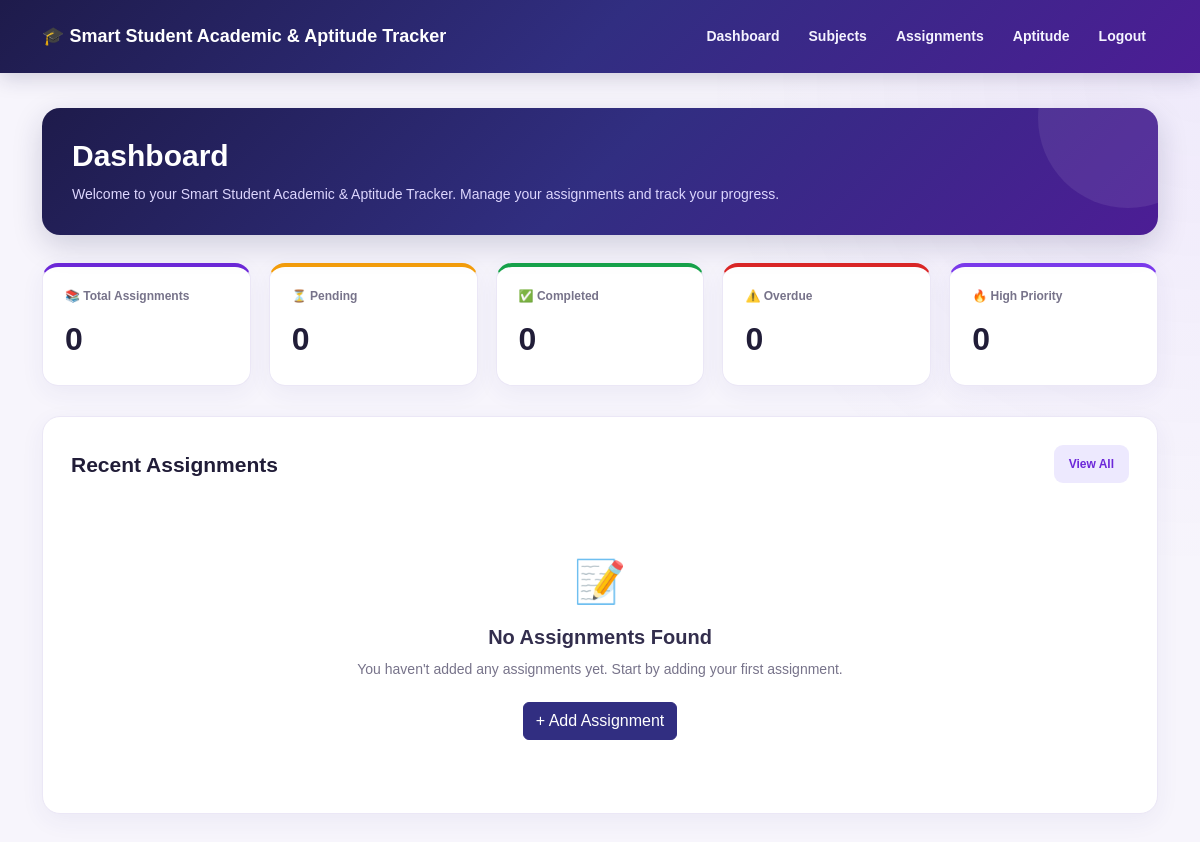
/api/dashboard/ (signed in), run on an earlier commit of the app's database.
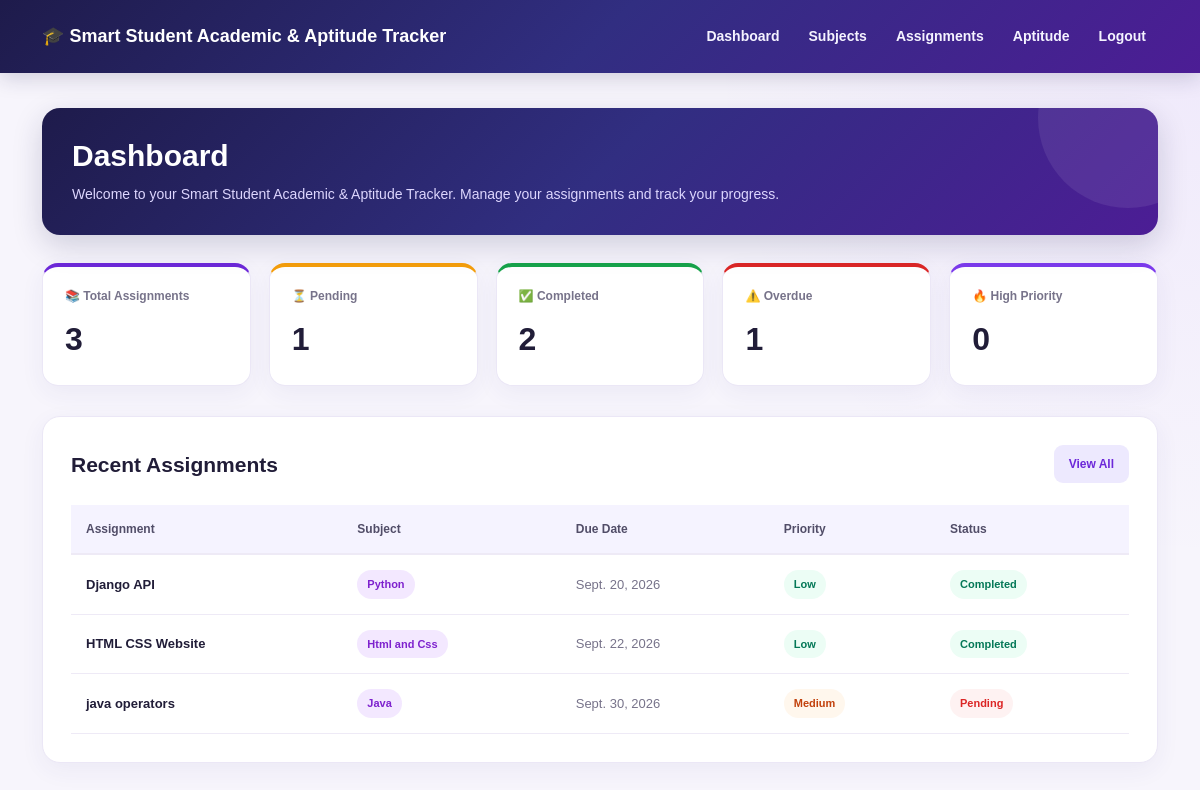
And on a later commit of the database.
### myapp/models.py (models this page shows, shortened)
class Assignment(models.Model):
    user = models.ForeignKey(
        User,
        on_delete=models.CASCADE,null=True,blank=True)
    subject = models.ForeignKey(
        Subject,
        on_delete=models.CASCADE
    )
    title = models.CharField(
        max_length=200
    )
    description = models.TextField(
        max_length=1000
    )
    due_date = models.DateField()
    priority = models.CharField(
        max_length=20,
        choices=[
            ("Low", "Low"),
            ("Medium", "Medium"),
            ("High", "High"),
        ],
        default="Medium"
    )
    status = models.CharField(
        max_length=20,
        choices=[
            ("Pending", "Pending"),
            ("In Progress", "In Progress"),
            ("Completed", "Completed"),
        ],
        default="Pending"
    )
    attachment = models.FileField(
        upload_to="assignments/",
        blank=True,
        null=True
    )
    create_date = models.DateTimeField(
        auto_now_add=True
    )
    name = models.CharField(
        max_length=100
    )

class Subject(models.Model):
    user = models.ForeignKey(
        User,
        on_delete=models.CASCADE,null=True,blank=True)
    subject_name = models.CharField(
        max_length=30
    )
    def __str__(self):
        return self.subject_name

### myapp/views.py (the view)
# urls.py: path("dashboard/", dashboard, name="dashboard"),
@login_required(login_url="login")
def dashboard(request):
    assignments = Assignment.objects.filter(
        user=request.user
    )
    today = date.today()
    total_assignments = assignments.count()
    pending_assignments = assignments.filter(
        status="Pending"
    ).count()
    completed_assignments = assignments.filter(
        status="Completed"
    ).count()
    high_priority_assignments = assignments.filter(
        priority="High"
    ).count()
    overdue_assignments = assignments.filter(
        due_date__lt=today
    ).exclude(
        status="Completed"
    ).count()
    context = {
        "total_assignments":
        total_assignments,
        "pending_assignments":
        pending_assignments,
        "completed_assignments":
        completed_assignments,
        "overdue_assignments":
        overdue_assignments,
        "high_priority_assignments":
        high_priority_assignments,
        "assignments":
        assignments,
    }
    return render(
        request,
        "dashboard.html",
        context
    )

### myapp/templates/dashboard.html (shortened to what this page needs)
{% extends "base.html" %}
{% block content %}
<div class="dashboard-page">
    <div class="dashboard-header">
        <h1> Dashboard</h1>
        <p>
            Welcome to your Smart Student Academic & Aptitude Tracker.
            Manage your assignments and track your progress.
        </p>
    </div>
    <div class="stats-grid">
        <div class="stat-card">
            <h3>📚 Total Assignments</h3>
            <p class="stat-number">
                {{ total_assignments }}
            </p>
        </div>
        <div class="stat-card pending-card">
            <h3>⏳ Pending</h3>
            <p class="stat-number">
                {{ pending_assignments }}
            </p>
        </div>
        <div class="stat-card completed-card">
            <h3>✅ Completed</h3>
            <p class="stat-number">
                {{ completed_assignments }}
            </p>
        </div>
        <div class="stat-card overdue-card">
            <h3>⚠️ Overdue</h3>
            <p class="stat-number">
                {{ overdue_assignments }}
            </p>
        </div>
        <div class="stat-card high-card">
            <h3>🔥 High Priority</h3>
            <p class="stat-number">
                {{ high_priority_assignments }}
            </p>
        </div>
    </div>
    <div class="assignment-section">
        <div class="section-header">
            <h2> Recent Assignments</h2>
            <a href="{% url 'assignment_list' %}"
               class="view-all">
                View All
            </a>
        </div>
        {% if assignments %}
            <div class="table-wrapper">
                <table class="assignment-table">
                    <thead>
                        <tr>
                            <th>Assignment</th>
                            <th>Subject</th>
                            <th>Due Date</th>
                            <th>Priority</th>
                            <th>Status</th>
                        </tr>
                    </thead>
                    <tbody>
                        {% for assignment in assignments %}
                            <tr>
                                <td>
                                    <span class="assignment-title">
                                        {{ assignment.title }}
                                    </span>
                                </td>
                                <td>
                                    <span class="subject-badge">
                                        {{ assignment.subject_name|default:assignment.subject }}
                                    </span>
                                </td>
                                <td>
                                    {{ assignment.due_date }}
                                </td>
                                <td>
                                    {% if assignment.priority == "High" %}
                                        <span class="priority priority-high">
                                            High
                                        </span>
                                    {% elif assignment.priority == "Medium" %}
                                        <span class="priority priority-medium">
                                            Medium
                                        </span>
                                    {% else %}
                                        <span class="priority priority-low">
                                            Low
                                        </span>
                                    {% endif %}
                                </td>
                                <td>
                                    {% if assignment.status == "Completed" %}
                                        <span class="status status-completed">
                                            Completed
                                        </span>
                                    {% elif assignment.status == "Pending" %}
                                        <span class="status status-pending">
                                            Pending
                                        </span>
                                    {% else %}
                                        <span class="status status-progress">
                                            In Progress
                                        </span>
                                    {% endif %}
                                </td>
                            </tr>
                        {% endfor %}
                    </tbody>
                </table>
            </div>
        {% else %}
            <div class="empty-message">
                <div class="empty-icon">📝</div>
                <h3>No Assignments Found</h3>
                <p>
                    You haven't added any assignments yet.
                    Start by adding your first assignment.
                </p>
                <a href="{% url 'add_assignment' %}"
                   class="btn btn-primary">
                    + Add Assignment
                </a>
            </div>
        {% endif %}
    </div>
</div>
{% endblock %}

### myapp/templates/base.html (shortened to what this page needs)
<!DOCTYPE html>
<html lang="en">
<head>
    <link
        href="https://cdn.jsdelivr.net/npm/bootstrap@5.3.8/dist/css/bootstrap.min.css"
        rel="stylesheet">
</head>
<body>
    <nav class="navbar-custom">
        <div class="container">
           <a class="navbar-brand brand-name" href="{% url 'home' %}">
    🎓 Smart Student Academic & Aptitude Tracker
</a>
            <ul class="navbar-links">
                <li>
                    <a href="{% url 'dashboard' %}">
                        Dashboard
                    </a>
                </li>
                <li>
                    <a href="{% url 'subject_list' %}">
                        Subjects
                    </a>
                </li>
                <li>
                    <a href="{% url 'assignment_list' %}">
                        Assignments
                    </a>
                </li>
                <li>
                    <a href="{% url 'aptitude_dashboard' %}">
                        Aptitude
                    </a>
                </li>
                <li>
                    <a href="{% url 'logout' %}">
                        Logout
                    </a>
                </li>
            </ul>
        </div>
    </nav>
    <main class="main-content">
        <div class="container">
            {% block content %}
            {% endblock %}
        </div>
    </main>
</body>
</html>

### myapp/templates/base.html (style rules this page uses)
:root { --primary-dark: #1e1b4b; --primary: #312e81; --primary-light: #4c1d95; --page-bg: #f7f5fc; --text-color: #211d38; --accent: #ddd6fe; --purple: #6d28d9; }
* { box-sizing: border-box; }
body { margin: 0; font-family: Arial, sans-serif; background: var(--page-bg); color: var(--text-color); }
.navbar-custom { position: relative; z-index: 1000; background: linear-gradient( 135deg, var(--primary-dark), var(--primary), var(--primary-light) ); box-shadow: 0 5px 20px rgba(30, 27, 75, 0.18); padding: 16px 0; }
.navbar-custom .container { display: flex; align-items: center; justify-content: space-between; gap: 15px; }
.navbar-brand { color: #ffffff; font-size: 18px; font-weight: bold; text-decoration: none; margin: 0; line-height: 1.5; flex-shrink: 0; }
.navbar-links { display: flex; align-items: center; justify-content: flex-end; flex-wrap: wrap; gap: 5px; list-style: none; margin: 0 0 0 auto; padding: 0; }
.navbar-links li { margin: 0; padding: 0; }
.navbar-links a { display: block; color: #f5f3ff; text-decoration: none; font-size: 14px; font-weight: 600; padding: 10px 12px; border-radius: 8px; transition: background-color 0.2s ease; }
.main-content { min-height: calc(100vh - 80px); padding: 35px 0; background: radial-gradient( circle at top right, rgba(124, 58, 237, 0.06), transparent 35% ), var(--page-bg); }

### myapp/templates/dashboard.html (style rules this page uses)
.dashboard-page { max-width: 1250px; margin: auto; }
.dashboard-header { position: relative; overflow: hidden; padding: 30px; margin-bottom: 28px; border-radius: 18px; background: linear-gradient( 135deg, #1e1b4b, #312e81, #4c1d95 ); box-shadow: 0 10px 30px rgba(30, 27, 75, 0.18); }
.dashboard-header::after { content: ""; position: absolute; width: 180px; height: 180px; right: -60px; top: -80px; border-radius: 50%; background: rgba(255, 255, 255, 0.08); }
.dashboard-header h1 { position: relative; z-index: 1; margin: 0; color: #ffffff; font-size: 30px; font-weight: 700; }
.dashboard-header p { position: relative; z-index: 1; margin: 10px 0 0; color: #ddd6fe; font-size: 14px; }
.stats-grid { display: grid; grid-template-columns: repeat(5, minmax(0, 1fr)); gap: 18px; margin-bottom: 30px; }
.stat-card { background: #ffffff; min-width: 0; padding: 22px; border: 1px solid #ebe7f6; border-top: 4px solid #6d28d9; border-radius: 16px; box-shadow: 0 7px 25px rgba(49, 46, 129, 0.06); transition: transform 0.3s ease, box-shadow 0.3s ease; }
.stat-card h3 { margin: 0 0 12px; color: #77738a; font-size: 12px; font-weight: 700; }
.stat-number { margin: 0; color: #211d38; font-size: 32px; font-weight: 700; overflow-wrap: anywhere; }
.pending-card { border-top-color: #f59e0b; }
.completed-card { border-top-color: #16a34a; }
.overdue-card { border-top-color: #dc2626; }
.high-card { border-top-color: #7c3aed; }
.assignment-section { background: #ffffff; padding: 28px; border: 1px solid #ebe7f6; border-radius: 18px; box-shadow: 0 7px 25px rgba(49, 46, 129, 0.06); }
.section-header { display: flex; justify-content: space-between; align-items: center; gap: 15px; margin-bottom: 22px; }
.section-header h2 { margin: 0; color: #211d38; font-size: 21px; font-weight: 700; }
.view-all { display: inline-block; flex-shrink: 0; background: #ede9fe; color: #6d28d9; padding: 10px 15px; border-radius: 9px; text-decoration: none; font-size: 12px; font-weight: 700; transition: background 0.3s ease; }
.table-wrapper { width: 100%; overflow-x: auto; }
.assignment-table { width: 100%; min-width: 650px; border-collapse: collapse; margin-bottom: 0; }
.assignment-table th { background: #f5f3ff; color: #514d68; font-size: 12px; font-weight: 700; padding: 15px; text-align: left; white-space: nowrap; border-bottom: 2px solid #eeeaf6; }
.assignment-table td { padding: 15px; border-bottom: 1px solid #eeeaf6; color: #77738a; font-size: 13px; vertical-align: middle; }
.assignment-title { color: #211d38; font-weight: 700; }
.subject-badge { display: inline-block; padding: 6px 10px; border-radius: 20px; background: #f3e8ff; color: #7e22ce; font-size: 11px; font-weight: 700; }
.priority, .status { display: inline-block; padding: 6px 10px; border-radius: 20px; font-size: 11px; font-weight: 700; white-space: nowrap; }
.priority-medium { background: #fff7ed; color: #c2410c; }
.priority-low { background: #ecfdf5; color: #047857; }
.status-completed { background: #ecfdf5; color: #047857; }
.status-pending { background: #fef2f2; color: #dc2626; }

What changed in the data, as far as the page shows it:
now on this page (row edited): Assignment: title "Django API", subject_name "Python", due_date "Sept. 20, 2026", priority "Low", status "Completed"
now on this page (row edited): Assignment: title "HTML CSS Website", subject_name "Html and Css", due_date "Sept. 22, 2026", priority "Low", status "Completed"
now on this page (row edited): Assignment: title "java operators", subject_name "Java", due_date "Sept. 30, 2026", priority "Medium", status "Pending"
Also different on the page:
{{ total_assignments }}: "0" → "3"
{{ pending_assignments }}: "0" → "1"
{{ completed_assignments }}: "0" → "2"
{{ overdue_assignments }}: "0" → "1"
text no longer shown: "📝 No Assignments Found You haven't added any assignments yet. Start by adding your first assignment. + Add Assignment"
text now shown: "Assignment Subject Due Date Priority Status"
